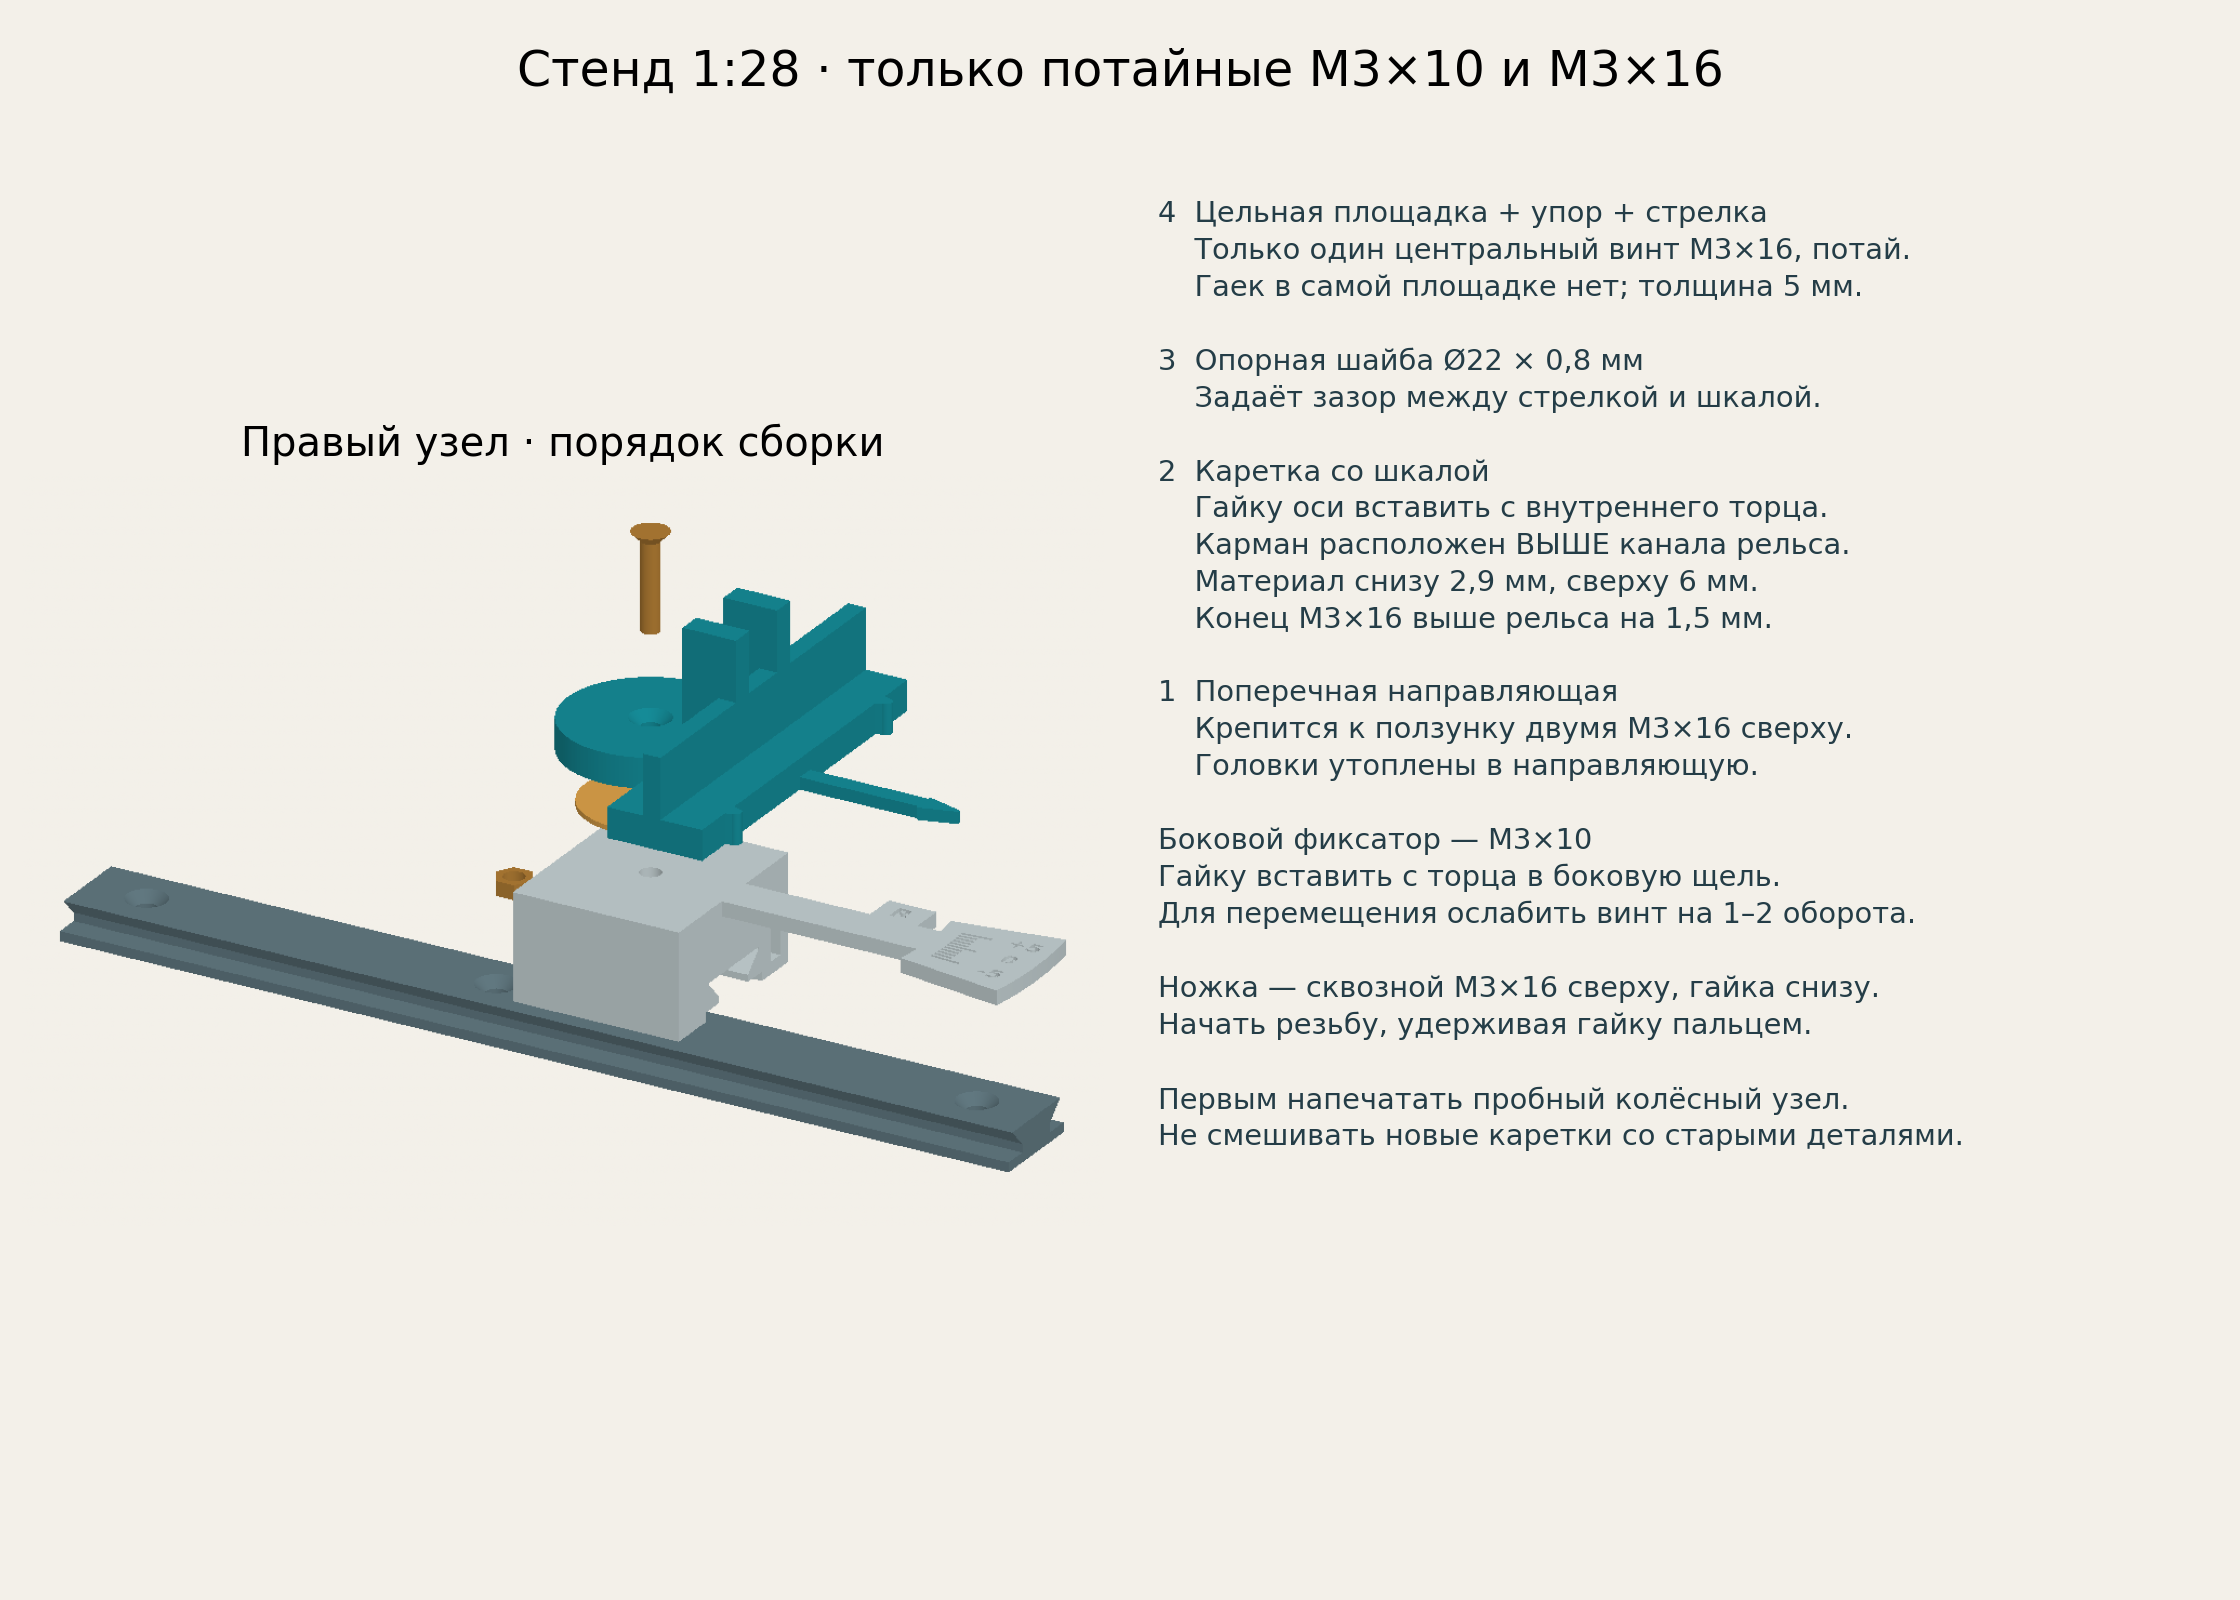

Python code for this plot:
"""Assembly and exact-STL hardware sections for the revised M3 design."""
import json, math
import numpy as np
import trimesh
import matplotlib
matplotlib.use('Agg')
import matplotlib.pyplot as plt
from matplotlib.path import Path as MPath
from matplotlib.patches import PathPatch
from shapely.geometry import Polygon
from shapely.geometry.polygon import orient
from hardware_geometry import ROOT,P,load,nut,bolt
from cad_helpers import view3d

def mesh(s):
    raw=s.to_mesh()
    return trimesh.Trimesh(np.asarray(raw.vert_properties)[:,:3],np.asarray(raw.tri_verts),process=True)

def moved(n,offset=(0,0,0),angle=0):return mesh(load(n).rotate((0,0,angle)).translate(offset))

fig,(ax,notes)=plt.subplots(1,2,figsize=(14,10),facecolor='#f3f0e9')
view3d(ax,[(moved('crossrail'),'#627981'),
          (moved('wheel_carriage_right',(15,0,12)),'#c3cfd1'),
          (moved('bearing_washer',(15,0,41)),'#dca24a'),
          (moved('wheel_unit',(15,0,50)),'#168c98'),
          (mesh(bolt(85,16).translate((15,0,0))),'#b17d35'),
          (mesh(nut(21.6,30).translate((-8,0,0))),'#b17d35')],25,-60)
ax.set_title('Правый узел · порядок сборки',fontsize=18)
notes.axis('off')
notes.text(.02,.96,
 '4  Цельная площадка + упор + стрелка\n'
 '    Только один центральный винт М3×16, потай.\n'
 '    Гаек в самой площадке нет; толщина 5 мм.\n\n'
 '3  Опорная шайба Ø22 × 0,8 мм\n'
 '    Задаёт зазор между стрелкой и шкалой.\n\n'
 '2  Каретка со шкалой\n'
 '    Гайку оси вставить с внутреннего торца.\n'
 '    Карман расположен ВЫШЕ канала рельса.\n'
 '    Материал снизу 2,9 мм, сверху 6 мм.\n'
 '    Конец М3×16 выше рельса на 1,5 мм.\n\n'
 '1  Поперечная направляющая\n'
 '    Крепится к ползунку двумя М3×16 сверху.\n'
 '    Головки утоплены в направляющую.\n\n'
 'Боковой фиксатор — М3×10\n'
 'Гайку вставить с торца в боковую щель.\n'
 'Для перемещения ослабить винт на 1–2 оборота.\n\n'
 'Ножка — сквозной М3×16 сверху, гайка снизу.\n'
 'Начать резьбу, удерживая гайку пальцем.\n\n'
 'Первым напечатать пробный колёсный узел.\n'
 'Не смешивать новые каретки со старыми деталями.',
 va='top',fontsize=13,linespacing=1.4,color='#243d47')
fig.suptitle('Стенд 1:28 · только потайные М3×10 и М3×16',fontsize=22,y=.97)
fig.subplots_adjust(left=.01,right=.99,bottom=.03,top=.91,wspace=.03)
fig.savefig(ROOT/'assembly_guide.png',dpi=160);plt.close(fig)

spine_z=P['foot_height']-P['axle_saddle_top'];beam_z=P['foot_height']
car_z=beam_z+P['wheel_carriage_top'];pad_z=car_z+P['bearing_thickness']
display=[(moved('spine',(0,0,spine_z),90),'#627981')]
for y in (-49,49):
    display.extend([(moved('axle_saddle',(0,y,spine_z),90),'#b6c5c9'),(moved('crossrail',(0,y,beam_z)),'#627981')])
    for side in (-1,1):
        x=29*side;a=180 if side<0 else 0
        carrier='wheel_carriage_left' if side<0 else 'wheel_carriage_right'
        display.extend([(moved('foot',(70*side,y,0)),'#627981'),(moved(carrier,(x,y,beam_z),a),'#c3cfd1'),
                        (moved('bearing_washer',(x,y,car_z)),'#dca24a'),(moved('wheel_unit',(x,y,pad_z),a),'#168c98')])
fig,axes=plt.subplots(1,2,figsize=(15,9),facecolor='#f3f0e9')
view3d(axes[0],display,90,-90)
axes[0].set_title('ПЕРЕД МАШИНЫ ↑\nПередняя и задняя оси оснащены одинаково',fontsize=15)
carrier=moved('wheel_carriage_right');region=carrier.triangles_center[:,0]>45
scale=carrier.submesh([np.flatnonzero(region)],append=True)
groove=np.isclose(carrier.triangles_center[:,2],P['wheel_carriage_top']-P['scale_engraving_depth'],atol=.001)&region
ink=carrier.submesh([np.flatnonzero(groove)],append=True);ink.apply_translation([0,0,.01])
pointer=moved('wheel_unit',(0,0,P['wheel_carriage_top']+P['bearing_thickness']),2)
pointer=pointer.submesh([np.flatnonzero(pointer.triangles_center[:,0]>45)],append=True)
view3d(axes[1],[(scale,'#c3cfd1'),(ink,'#253841'),(pointer,'#087482')],90,-90)
axes[1].set_title('Пример: правое колесо +2°\nШаг 1° · «+» — схождение, «−» — расхождение',fontsize=15)
fig.suptitle('Четыре шкалы ±5° · смотреть строго сверху',fontsize=24,y=.98)
fig.text(.25,.15,'База: 70–140 мм\nШирина по колёсам: 50–120 мм, отдельно на каждой оси',ha='center',fontsize=12,linespacing=1.5)
fig.text(.75,.15,'Гравировка на иллюстрации выделена тёмным цветом.\nДля 0° нужна проверка нуля и ориентации шасси.',ha='center',fontsize=12,linespacing=1.5)
fig.text(.5,.055,'Цена деления не является подтверждённой точностью. Исправленная версия физически не напечатана.',ha='center',fontsize=11,color='#5b6970')
fig.subplots_adjust(left=.02,right=.98,bottom=.22,top=.85,wspace=.05)
fig.savefig(ROOT/'measurement_guide.png',dpi=160);plt.close(fig)

# Actual section curves of reloaded STL plus nominal screws/nuts.
def section(ax,s,color,normal=(1,0,0),origin=(0,0,0),coords=(1,2)):
    path=mesh(s).section(plane_normal=normal,plane_origin=origin)
    if path is None:return
    shape=Polygon()
    for curve in path.discrete:
        q=Polygon(curve[:,coords]);shape=shape.symmetric_difference(q)
    for poly in ([shape] if shape.geom_type=='Polygon' else shape.geoms):
        poly=orient(poly,sign=1)
        rings=[np.asarray(poly.exterior.coords)]+[np.asarray(h.coords) for h in poly.interiors]
        paths=[]
        for ring in rings:
            codes=np.full(len(ring),MPath.LINETO);codes[0]=MPath.MOVETO;codes[-1]=MPath.CLOSEPOLY
            paths.append(MPath(ring,codes))
        ax.add_patch(PathPatch(MPath.make_compound_path(*paths),facecolor=color,edgecolor='#34454c',lw=.65))

car=load('wheel_carriage_right');rail=load('crossrail');base=load('axle_saddle')
cs=(P['countersink_diameter']-6)/2
z=P['wheel_carriage_top'];u=z+P['bearing_thickness'];top=u+P['platform_thickness']-cs
panels=[
 ('Ось поворота · М3×16',[(rail,'#627981'),(car,'#c3cfd1'),(load('bearing_washer').translate((0,0,z)),'#dfa343'),
   (load('wheel_unit').translate((0,0,u)),'#168c98'),(nut(9.6,30),'#c48c42'),(bolt(top,16),'#c48c42')],
   (1,0,0),(0,0,0),(1,2),(-18,18,-1,27),'Конец винта выше рельса на 1,5 мм.\nГайка удерживается сверху и снизу.'),
 ('Ножка · сквозной М3×16',[(load('foot'),'#c3cfd1'),(rail.translate((-70,0,11)),'#627981'),
   (nut(1.2),'#c48c42'),(bolt(16.7,16),'#c48c42')],
   (1,0,0),(0,0,0),(1,2),(-13,13,-1,20),'Гайка в нижнем кармане; над ней 7,4 мм.\nКонец винта утоплен на 0,7 мм.'),
 ('Поперечина · два М3×16',[(load('spine').rotate((0,0,90)),'#627981'),(base.rotate((0,0,90)),'#c3cfd1'),
   (rail.translate((0,0,10)),'#627981')]+[(s.translate((x,0,0)),'#c48c42') for x in (-11,11)
     for s in (nut(2.4,30).rotate((0,0,90)),bolt(15.7,16))],
   (0,1,0),(0,0,0),(0,2),(-21,21,-2,19),'Винты проходят по бокам от продольного рельса.\nПотайные головки ниже поверхности поперечины.'),
 ('Боковой зажим · М3×10',[(rail,'#627981'),(car,'#c3cfd1'),
   (nut(angle=30).rotate((90,0,0)).translate((9,13.6,5.4)),'#c48c42'),
   (bolt(0,10).rotate((-90,0,0)).translate((9,17.1,5.4)),'#c48c42')],
   (1,0,0),(9,0,0),(1,2),(-10,22,-1,20),'Гайка загружается с торца и удерживается стенками.\nПеред перемещением винт необходимо ослабить.')]
fig,axs=plt.subplots(2,2,figsize=(14,12),facecolor='#f3f0e9')
for ax,(title,objects,normal,origin,coords,limits,note) in zip(axs.flat,panels):
    for s,col in objects:section(ax,s,col,normal,origin,coords)
    ax.set_xlim(limits[:2]);ax.set_ylim(limits[2:]);ax.set_aspect('equal');ax.grid(alpha=.12)
    ax.set_title(title,fontsize=16,pad=12);ax.set_xlabel('мм');ax.set_ylabel('Z, мм')
    ax.text(.5,-.22,note,transform=ax.transAxes,ha='center',va='top',fontsize=11,linespacing=1.5)
fig.suptitle('Разрезы исправленных узлов · геометрия STL и крепежа',fontsize=22,y=.98)
fig.subplots_adjust(left=.06,right=.97,top=.91,bottom=.11,wspace=.23,hspace=.56)
fig.savefig(ROOT/'fastener_sections.png',dpi=170);plt.close(fig)
print('Assembly, scale and hardware section illustrations saved.')
